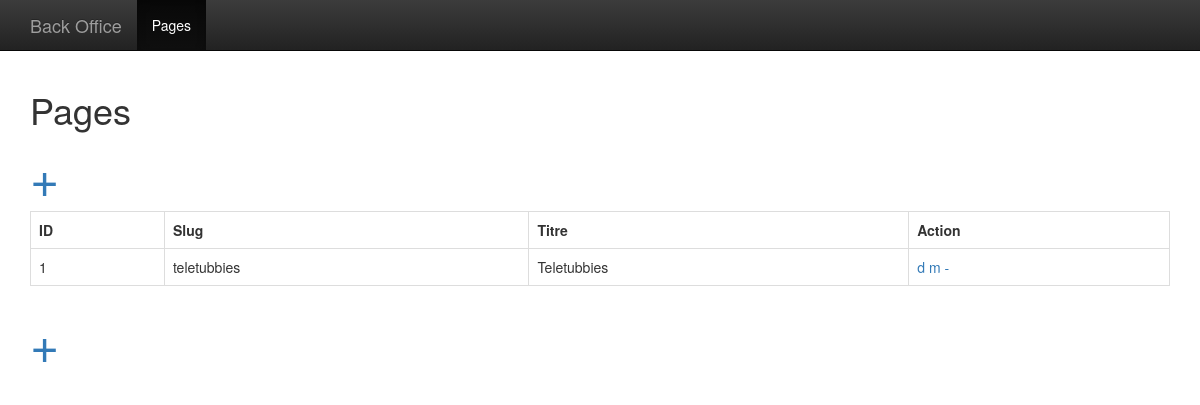
Page /admin/index.php on the earlier database version.
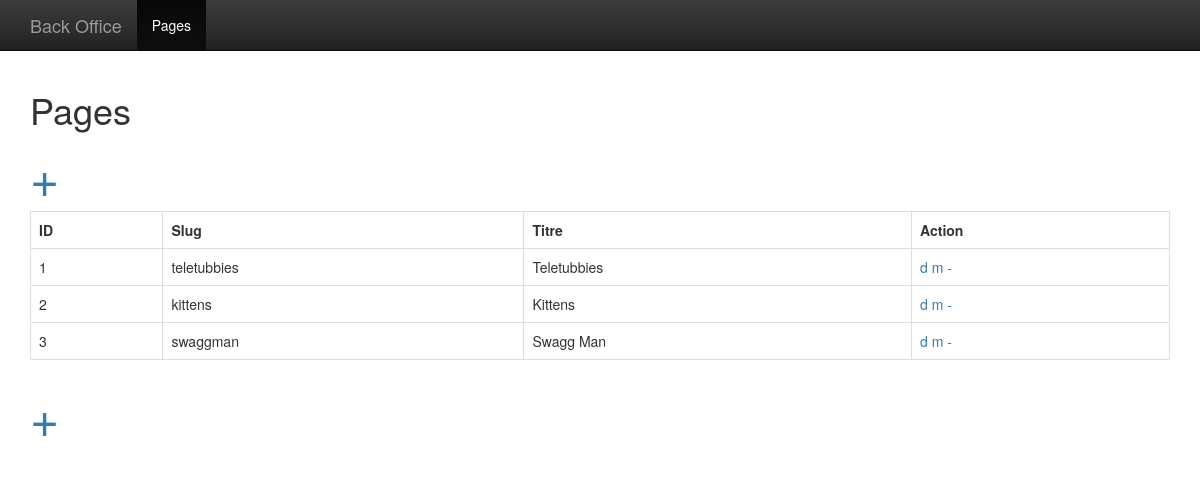
Same page on the later database version.
### tables this page shows
CREATE TABLE `page` (
  `id` int(10) unsigned NOT NULL,
  `slug` varchar(100) NOT NULL,
  `h1` varchar(200) NOT NULL,
  `title` varchar(200) NOT NULL,
  `image` varchar(200) NOT NULL,
  `body` varchar(250) NOT NULL,
  `span_class` varchar(200) NOT NULL DEFAULT '',
  `span_text` varchar(200) NOT NULL DEFAULT '',
  `iframe` varchar(150) NOT NULL
);

### Controller/PageController.php (called while the page is built, shortened)
<?php
class PageController
{
   private $repository;
   public function __construct(\PDO $PDO)
   {
      $this->repository = new PageRepository($PDO);
   }
   public function listeAction()
   {
      $data = (array) $this->repository->getAll();
      include "View/admin/index.php";
   }
}

### Model/Pagerepository.php (called while the page is built, shortened)
<?php
class PageRepository
{
    private $PDO;
    public function __construct(\PDO $PDO)
    {
        $this->PDO = $PDO;
    }
    public function getAll()
    {
        $sql = "
        SELECT
          `id`,
          `slug`,
          `title`
        FROM
          `page`
        ";
        $stmt = $this->PDO->prepare($sql);
        $stmt->execute();
        return $stmt->fetchAll(\PDO::FETCH_OBJ);
    }
}

### View/admin/index.php (the view, shortened to what this page needs)
<!DOCTYPE html>
<html lang="en">
<head>
    <link href="../bootstrap/css/bootstrap.css" rel="stylesheet">
    <link href="../bootstrap/css/" rel="stylesheet">
    <link href="../bootstrap/css/bootstrap-theme.min.css" rel="stylesheet">
</head>
<body role="document">
<nav class="navbar navbar-inverse navbar-fixed-top">
    <div class="container">
        <div class="navbar-header">
            <a class="navbar-brand" href="">Back Office</a>
        </div>
        <div id="navbar" class="navbar-collapse collapse">
            <ul class="nav navbar-nav">
                <li class="active"><a href="">Pages</a></li>
            </ul>
        </div>
    </div>
</nav>
<div class="container theme-showcase" role="main">
    <h1>Pages</h1>
    <a href="/admin/index.php?a=ajouter" style="font-size: 50px">+</a>
    <table class="table-bordered table-responsive table">
        <tr>
            <th>ID</th>
            <th>Slug</th>
            <th>Titre</th>
            <th>Action</th>
        </tr>
        <?php foreach($data as $page):?>
            <tr>
                <td><?=$page->id?></td>
                <td><?=$page->slug?></td>
                <td><?=$page->title?></td>
                <td>
                    <a href="/admin/index.php?a=details&id=<?=$page->id?>">d</a>
                    <a href="/admin/index.php?a=modifier&id=<?=$page->id?>">m</a>
                    <a href="/admin/index.php?a=supprimer&id=<?=$page->id?>">-</a>
                </td>
            </tr>
        <?php endforeach;?>
    </table>
    <a href="/admin/index.php?a=ajouter" style="font-size: 50px">+</a>
</div>
</body>
</html>

### admin/index.php (shortened to what this page needs)
<?php
require_once "init.php";
$action = '';
$page = new \Controller\PageController($pdo);
switch($action){
    case "lister":
    default:
        $page->listeAction();
        break;
}

### View/admin/index.php (style rules this page uses)
body { padding-top: 70px; }

Differences in the rows shown:
added page: id "2", slug "kittens", title "Kittens"
added page: id "3", slug "swaggman", title "Swagg Man"
